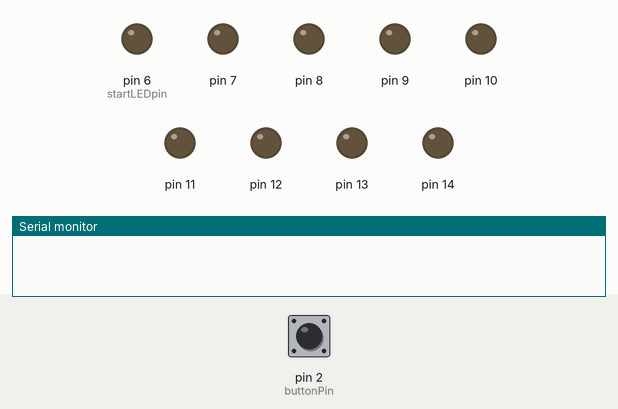
A sketch run on a simulated Arduino Uno, built with avr-gcc and run on an emulated ATmega328P. Shown: output pins drawn as LEDs (lit = HIGH), the last lines printed to the serial monitor. Inputs (shaded band) come from the test bench; at power-on: pin 2 (buttonPin) HIGH.

Above: at 1.2 s.
1.3 s: pin 2 (buttonPin) pulled LOW for 3.2 s
At 4.2 s:
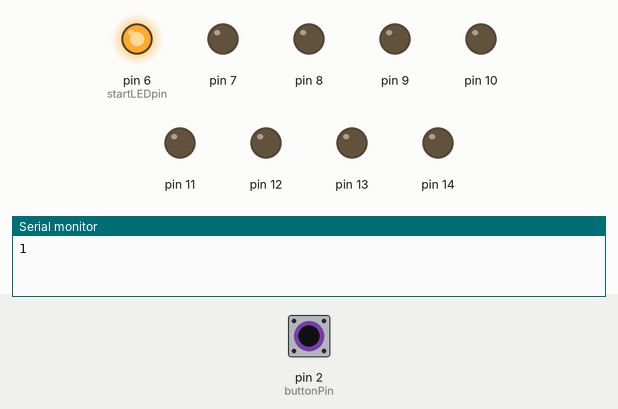
6.0 s: pin 2 (buttonPin) driven LOW
At 8.7 s:
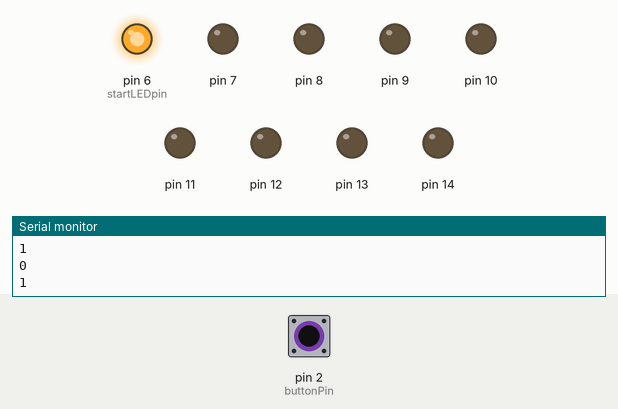
9.0 s: pin 2 (buttonPin) driven HIGH
At 10.2 s:
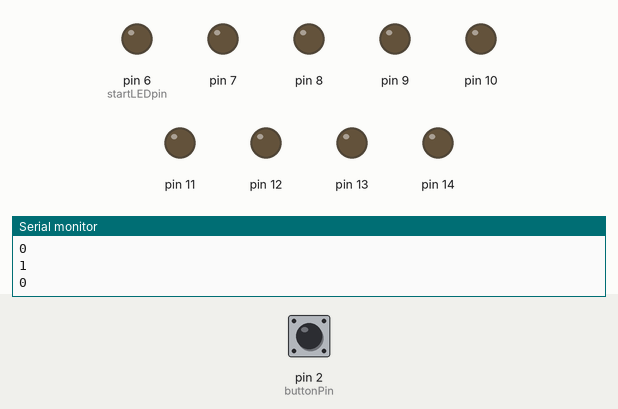
Timing chart, 0 to 12.0 s (numbered marks = the images above; inputs shaded):
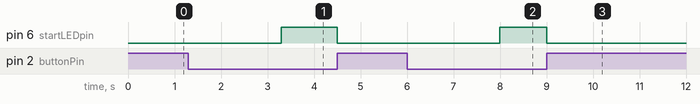

Measured:
- after the input at 1.3 s, pin 6 (startLEDpin): LOW → HIGH after 2.0 s, → LOW 1.2 s later
- after the input at 6.0 s, pin 6 (startLEDpin): LOW → HIGH after 2.0 s
- after the input at 9.0 s, pin 6 (startLEDpin): HIGH → LOW at once; pin 7: stays LOW (without the input it goes to HIGH after 1.0 s); pin 8: stays LOW (without the input it goes to HIGH after 3.0 s); pin 9: stays LOW (without the input it goes to HIGH after 5.0 s); pin 10: stays LOW (without the input it goes to HIGH after 7.0 s)

The sketch:

jaap_sketch.ino
```cpp
// in te stellen parameters
int buttonPin = 2; // button zit op digitale pin 2
int amtLEDs = 8; // hoeveel LED groepen totaal
int startLEDpin = 6; // op welke pin beginnen we met uitsturen
int period = 2; // periode in seconden

// niet in te stellen parameters
unsigned long startMillis;
unsigned long currentMillis;

int counter;
int lastCounter;
int countBackFrom;
int buttonState;
int lastButtonState;
int curLEDsON;

void setup() {
  Serial.begin(9600); // seriele communicatie 9600 bits/s
  pinMode(buttonPin, INPUT_PULLUP); // maak een input van de buttonPin, met interne pullup

  // set all output pins
  for(int i=startLEDpin; i<=(startLEDpin + amtLEDs); i++) {
    pinMode(i, OUTPUT);
  }
}

void loop() {
  // lees button status
  buttonState = digitalRead(buttonPin);

  if (buttonState != lastButtonState) {
    if (buttonState == LOW) {
      startMillis = millis();
    }
    else {
      // wanneer HIGH dan is er losgelaten
      countBackFrom = lastCounter;
      startMillis = millis();
    }
  }

  // bij button PRESS
  if ((buttonState == LOW) && (curLEDsON < amtLEDs)) {
    currentMillis = millis() - startMillis;
    counter = currentMillis / (period*1000);

    if (counter != lastCounter) {
      // where the magic happens om omhoog te gaan
      //Serial.println(counter);
      curLEDsON ++;
      Serial.println(curLEDsON);

      int LEDaan = startLEDpin + (curLEDsON-1);
      digitalWrite(LEDaan, HIGH);
    }

    lastCounter = counter;
  }


  // bij button LOSLAAT
    if ((buttonState == HIGH) && (curLEDsON > 0)) {
    currentMillis = millis() - startMillis;
    counter = currentMillis / (period*1000);

      if (counter != lastCounter) {
        // where the magic happens om omlaag te gaan

        curLEDsON --;
        Serial.println(curLEDsON);

        int LEDuit = (curLEDsON + startLEDpin);
        digitalWrite(LEDuit, LOW);
    }

    lastCounter = counter;
  }


  // sla de state op
  lastButtonState = buttonState;

}
```
